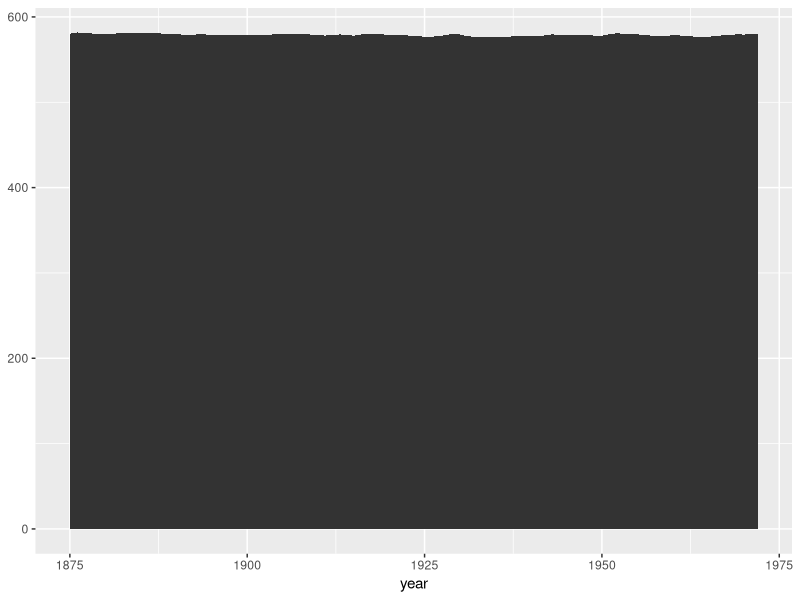
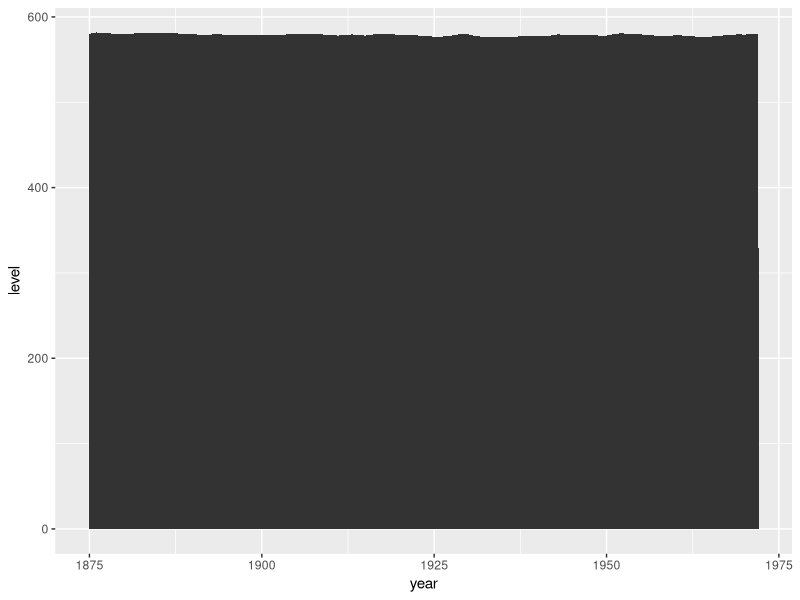
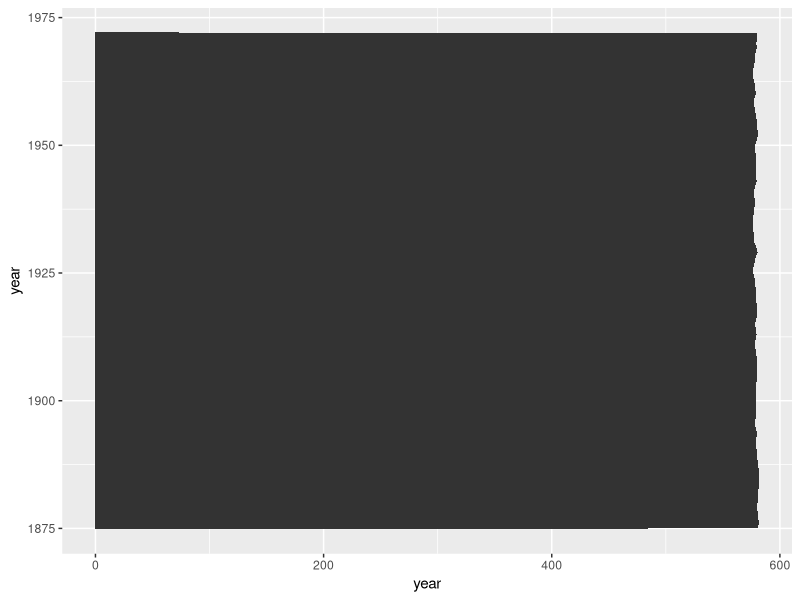
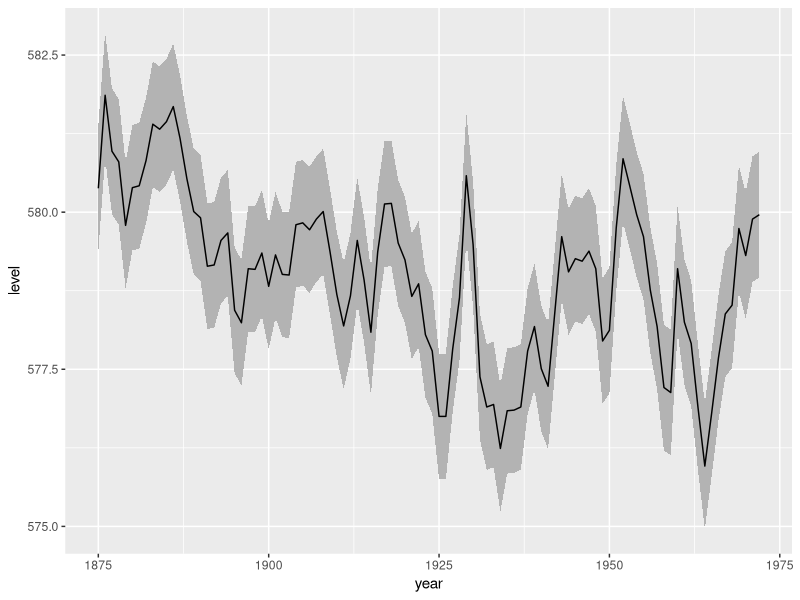
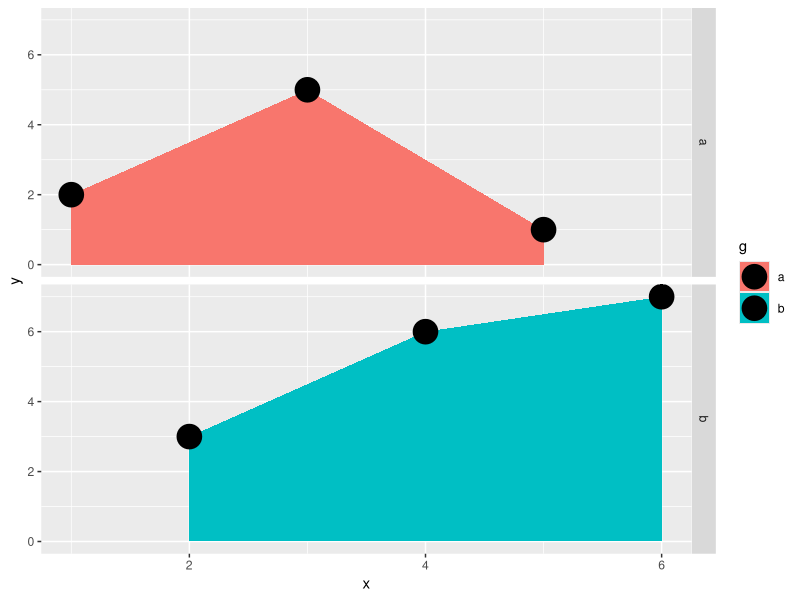
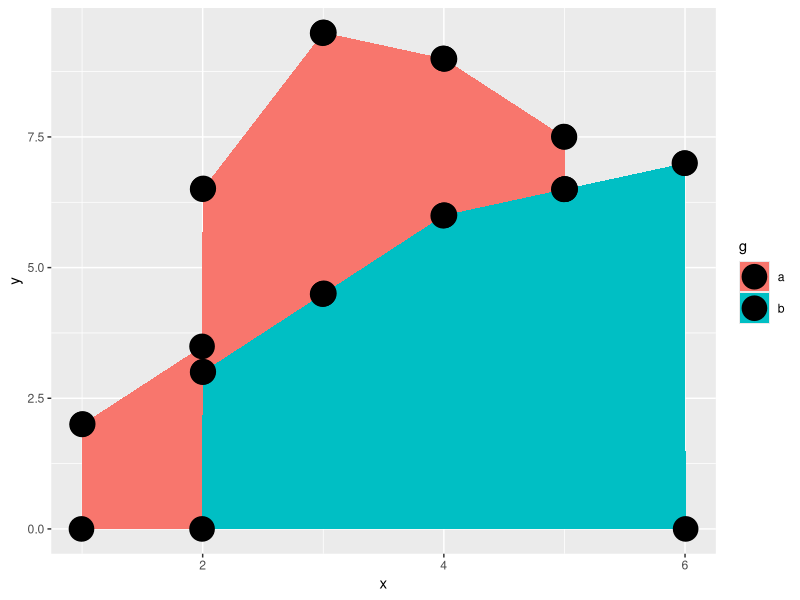
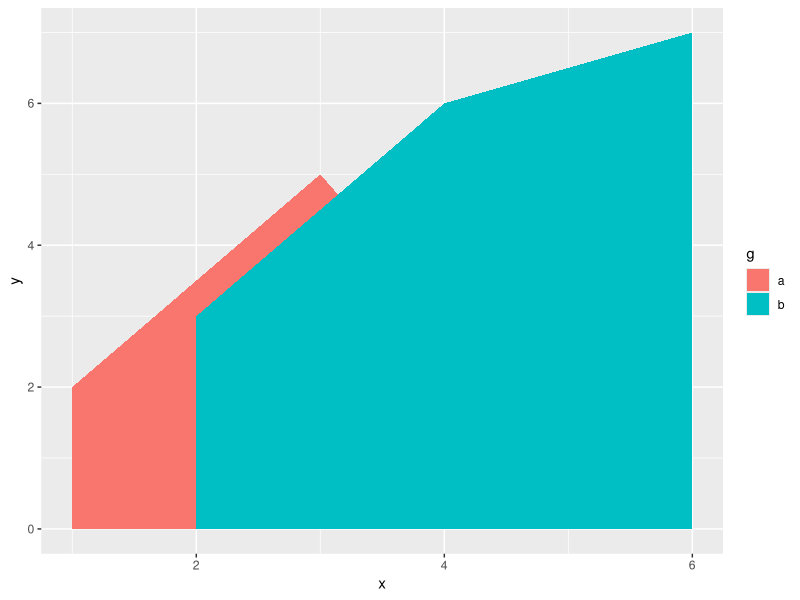

Write R code to recreate these figures, in order.
# r2py crawler metadata
# package: ggplot2
# source_type: rd_example
# topic: geom_ribbon.Rd
# source_file: C:\Users\bened\AppData\Local\R\win-library\4.5\ggplot2\help
# lines: 36

suppressPackageStartupMessages(library(ggplot2))
# Generate data
huron <- data.frame(year = 1875:1972, level = as.vector(LakeHuron))
h <- ggplot(huron, aes(year))

h + geom_ribbon(aes(ymin=0, ymax=level))
h + geom_area(aes(y = level))

# Orientation cannot be deduced by mapping, so must be given explicitly for
# flipped orientation
h + geom_area(aes(x = level, y = year), orientation = "y")

# Add aesthetic mappings
h +
  geom_ribbon(aes(ymin = level - 1, ymax = level + 1), fill = "grey70") +
  geom_line(aes(y = level))

# The underlying stat_align() takes care of unaligned data points
df <- data.frame(
  g = c("a", "a", "a", "b", "b", "b"),
  x = c(1, 3, 5, 2, 4, 6),
  y = c(2, 5, 1, 3, 6, 7)
)
a <- ggplot(df, aes(x, y, fill = g)) +
  geom_area()

# Two groups have points on different X values.
a + geom_point(size = 8) + facet_grid(g ~ .)

# stat_align() interpolates and aligns the value so that the areas can stack
# properly.
a + geom_point(stat = "align", position = "stack", size = 8)

# To turn off the alignment, the stat can be set to "identity"
ggplot(df, aes(x, y, fill = g)) +
  geom_area(stat = "identity")
